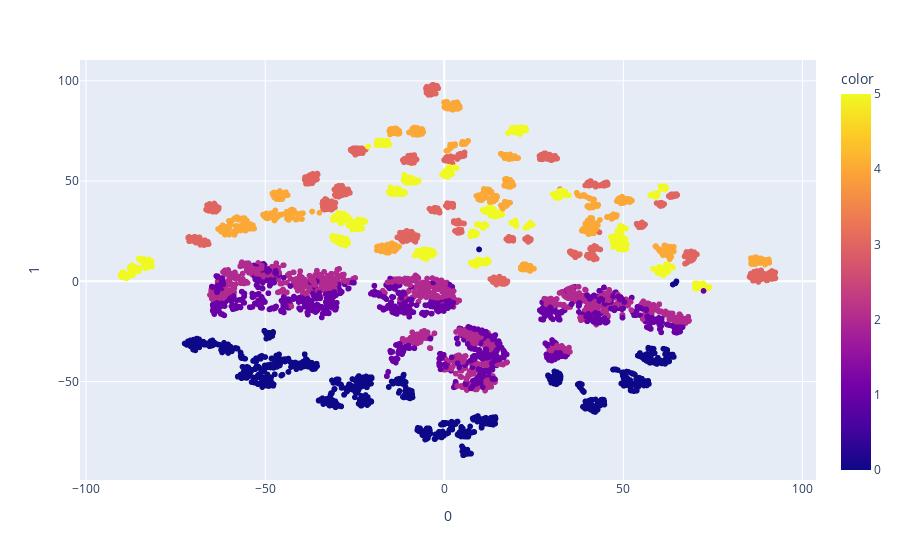

The notebook cell saved with this chart:
### Markdown cell above
Dimensionality reduction using T-Distributed Stochastic Neighbor Embedding (TSNE)

### Code cell
tsne = TSNE(n_components=2)
# Taking in as second argument the Target as labels
components = tsne.fit_transform(X_train)

fig = px.scatter(components, x=0, y=1, color=y_train_compressed)
fig.show()

### Figure 1 — Plotly figure (JSON) as saved in the notebook; plotly's stock layout.template omitted (floating-point values rounded to 4 significant figures; data arrays with more than 128 entries replaced by an {"elided": "..."} marker saying what was removed)
{"data": [{"hovertemplate": "0=%{x}<br>1=%{y}<br>color=%{marker.color}<extra></extra>", "legendgroup": "", "marker": {"color": {"elided": "7352 int values"}, "coloraxis": "coloraxis", "symbol": "circle"}, "mode": "markers", "name": "", "showlegend": false, "type": "scattergl", "x": {"elided": "7352 float values"}, "xaxis": "x", "y": {"elided": "7352 float values"}, "yaxis": "y"}], "layout": {"coloraxis": {"colorbar": {"title": {"text": "color"}}, "colorscale": [[0, "#0d0887"], [0.1111, "#46039f"], [0.2222, "#7201a8"], [0.3333, "#9c179e"], [0.4444, "#bd3786"], [0.5556, "#d8576b"], [0.6667, "#ed7953"], [0.7778, "#fb9f3a"], [0.8889, "#fdca26"], [1, "#f0f921"]]}, "legend": {"tracegroupgap": 0}, "margin": {"t": 60}, "xaxis": {"anchor": "y", "domain": [0, 1], "title": {"text": "0"}}, "yaxis": {"anchor": "x", "domain": [0, 1], "title": {"text": "1"}}}}
